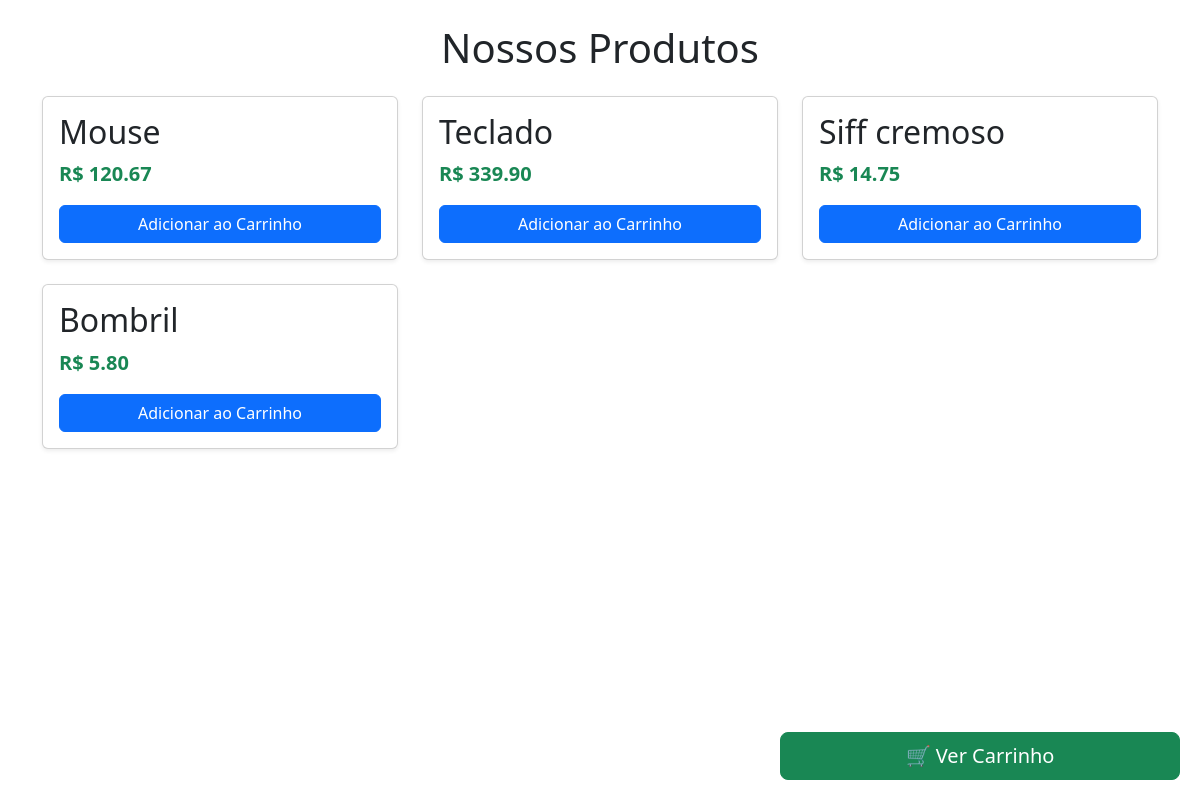
The page /loja/ on the database its author committed.
### loja/models.py (models this page shows)
class Produto(models.Model):
    Categoria= models.ForeignKey(Categoria, on_delete=models.CASCADE)
    nome = models.CharField(max_length=200)
    preco = models.DecimalField(max_digits=100,decimal_places=2)
    def __str__(self):
        return self.nome

### loja/views.py (the view)
# urls.py: path('', views.loja, name='loja'),
def loja(request):
    latest_product_list = Produto.objects.all()
    print(latest_product_list)
    context = {
        "latest_product_list": latest_product_list
    }
    return render(request, 'loja.html', context)

### loja/templates/loja.html (shortened to what this page needs)
{% extends 'base.html' %}
{% block body %}
<div class="container mt-4">
    <h1 class="mb-4 text-center">Nossos Produtos</h1>
    {% if latest_product_list %}
    <div class="row row-cols-1 row-cols-md-2 row-cols-lg-3 g-4">
        {% for product in latest_product_list %}
            <div class="col">
                <div class="card h-100 shadow-sm">
                    <div class="card-body d-flex flex-column">
                        <h2 class="card-title">{{ product.nome }}</h2>
                        <p class="card-text text-success fw-bold fs-5">R$ {{ product.preco }}</p>
                        <div class="mt-auto">
                            <form method="post" action="{% url 'adicionar_carrinho' %}">
                                <button type="submit" class="btn btn-primary w-100">
                                    Adicionar ao Carrinho
                                </button>
                            </form>
                        </div>
                    </div>
                </div>
            </div>
        {% endfor %}
        <a href="{% url 'carrinho' %}" class="btn btn-success btn-lg position-fixed" style="bottom: 20px; right: 20px; z-index: 1000;">
            🛒 Ver Carrinho
        </a>
    </div>
    {% else %}
    <div class="text-center mt-5">
        <p class="lead text-muted">Nenhum produto disponível no momento.</p>
    </div>
    {% endif %}
</div>
{% endblock %}

### rows shown on the page
Produto: nome "Mouse", preco "120.67"
Produto: nome "Teclado", preco "339.90"
Produto: nome "Siff cremoso", preco "14.75"
Produto: nome "Bombril", preco "5.80"
